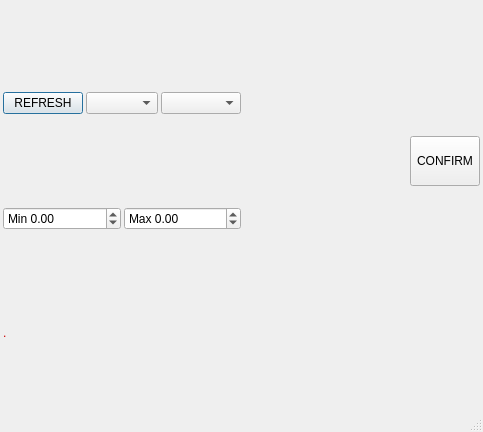
<?xml version="1.0" encoding="UTF-8"?>
<ui version="4.0">
 <class>Dialog</class>
 <widget class="QDialog" name="Dialog">
  <property name="geometry">
   <rect>
    <x>0</x>
    <y>0</y>
    <width>483</width>
    <height>432</height>
   </rect>
  </property>
  <property name="font">
   <font>
    <pointsize>9</pointsize>
   </font>
  </property>
  <property name="windowTitle">
   <string>Configure Axis</string>
  </property>
  <property name="windowIcon">
   <iconset>
    <normaloff>:/control/play.svg</normaloff>:/control/play.svg</iconset>
  </property>
  <property name="autoFillBackground">
   <bool>true</bool>
  </property>
  <property name="sizeGripEnabled">
   <bool>true</bool>
  </property>
  <property name="modal">
   <bool>false</bool>
  </property>
  <layout class="QGridLayout" name="gridLayout">
   <property name="leftMargin">
    <number>3</number>
   </property>
   <property name="topMargin">
    <number>3</number>
   </property>
   <property name="rightMargin">
    <number>3</number>
   </property>
   <property name="bottomMargin">
    <number>0</number>
   </property>
   <property name="spacing">
    <number>3</number>
   </property>
   <item row="0" column="2">
    <widget class="QComboBox" name="subSelection">
     <property name="sizePolicy">
      <sizepolicy hsizetype="Maximum" vsizetype="Fixed">
       <horstretch>0</horstretch>
       <verstretch>0</verstretch>
      </sizepolicy>
     </property>
     <property name="minimumSize">
      <size>
       <width>80</width>
       <height>0</height>
      </size>
     </property>
     <property name="maximumSize">
      <size>
       <width>16777215</width>
       <height>16777215</height>
      </size>
     </property>
    </widget>
   </item>
   <item row="0" column="0">
    <widget class="QPushButton" name="pushButton">
     <property name="text">
      <string>REFRESH</string>
     </property>
    </widget>
   </item>
   <item row="2" column="0" colspan="7">
    <layout class="QGridLayout" name="gaugeLayout">
     <property name="spacing">
      <number>3</number>
     </property>
    </layout>
   </item>
   <item row="3" column="0" colspan="7">
    <layout class="QHBoxLayout" name="configLayout">
     <item>
      <widget class="QLabel" name="message">
       <property name="maximumSize">
        <size>
         <width>16777215</width>
         <height>20</height>
        </size>
       </property>
       <property name="styleSheet">
        <string notr="true">color: rgb(204, 0, 0);
font: 13pt &quot;Ubuntu&quot;;</string>
       </property>
       <property name="text">
        <string>.</string>
       </property>
      </widget>
     </item>
    </layout>
   </item>
   <item row="0" column="1">
    <widget class="QComboBox" name="availableInputs">
     <property name="maximumSize">
      <size>
       <width>200</width>
       <height>16777215</height>
      </size>
     </property>
    </widget>
   </item>
   <item row="0" column="6" rowspan="2">
    <widget class="QToolButton" name="toolButton_2">
     <property name="sizePolicy">
      <sizepolicy hsizetype="Fixed" vsizetype="Maximum">
       <horstretch>0</horstretch>
       <verstretch>0</verstretch>
      </sizepolicy>
     </property>
     <property name="minimumSize">
      <size>
       <width>0</width>
       <height>50</height>
      </size>
     </property>
     <property name="text">
      <string>CONFIRM</string>
     </property>
    </widget>
   </item>
   <item row="1" column="0" colspan="3">
    <layout class="QHBoxLayout" name="horizontalLayout">
     <property name="sizeConstraint">
      <enum>QLayout::SetMaximumSize</enum>
     </property>
     <item>
      <widget class="QDoubleSpinBox" name="minValue">
       <property name="minimumSize">
        <size>
         <width>100</width>
         <height>0</height>
        </size>
       </property>
       <property name="prefix">
        <string>Min </string>
       </property>
       <property name="minimum">
        <double>-65535.000000000000000</double>
       </property>
       <property name="maximum">
        <double>65535.000000000000000</double>
       </property>
      </widget>
     </item>
     <item>
      <widget class="QDoubleSpinBox" name="maxValue">
       <property name="minimumSize">
        <size>
         <width>100</width>
         <height>0</height>
        </size>
       </property>
       <property name="prefix">
        <string>Max </string>
       </property>
       <property name="minimum">
        <double>-65535.000000000000000</double>
       </property>
       <property name="maximum">
        <double>65535.000000000000000</double>
       </property>
      </widget>
     </item>
    </layout>
   </item>
  </layout>
 </widget>
 <resources>
  <include location="res.qrc"/>
 </resources>
 <connections>
  <connection>
   <sender>pushButton</sender>
   <signal>clicked()</signal>
   <receiver>Dialog</receiver>
   <slot>init()</slot>
   <hints>
    <hint type="sourcelabel">
     <x>57</x>
     <y>16</y>
    </hint>
    <hint type="destinationlabel">
     <x>49</x>
     <y>0</y>
    </hint>
   </hints>
  </connection>
  <connection>
   <sender>availableInputs</sender>
   <signal>currentIndexChanged(int)</signal>
   <receiver>Dialog</receiver>
   <slot>selectSensor(int)</slot>
   <hints>
    <hint type="sourcelabel">
     <x>123</x>
     <y>12</y>
    </hint>
    <hint type="destinationlabel">
     <x>141</x>
     <y>0</y>
    </hint>
   </hints>
  </connection>
  <connection>
   <sender>subSelection</sender>
   <signal>currentIndexChanged(int)</signal>
   <receiver>Dialog</receiver>
   <slot>subSelectionChanged(int)</slot>
   <hints>
    <hint type="sourcelabel">
     <x>217</x>
     <y>12</y>
    </hint>
    <hint type="destinationlabel">
     <x>322</x>
     <y>0</y>
    </hint>
   </hints>
  </connection>
  <connection>
   <sender>toolButton_2</sender>
   <signal>clicked()</signal>
   <receiver>Dialog</receiver>
   <slot>confirm()</slot>
   <hints>
    <hint type="sourcelabel">
     <x>512</x>
     <y>17</y>
    </hint>
    <hint type="destinationlabel">
     <x>542</x>
     <y>21</y>
    </hint>
   </hints>
  </connection>
 </connections>
 <slots>
  <slot>changeRange(bool)</slot>
  <slot>next()</slot>
  <slot>sineFit()</slot>
  <slot>pause(bool)</slot>
  <slot>dampedSineFit()</slot>
  <slot>init()</slot>
  <slot>selectSensor(int)</slot>
  <slot>subSelectionChanged(int)</slot>
  <slot>confirm()</slot>
 </slots>
</ui>
